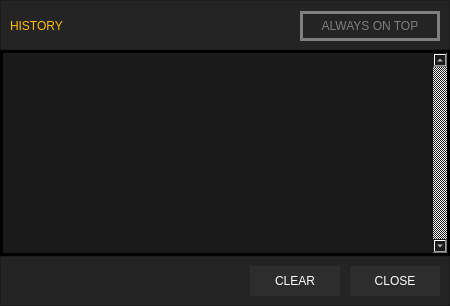
<?xml version="1.0" encoding="UTF-8"?>
<ui version="4.0">
 <class>Dialog</class>
 <widget class="QDialog" name="Dialog">
  <property name="geometry">
   <rect>
    <x>0</x>
    <y>0</y>
    <width>450</width>
    <height>306</height>
   </rect>
  </property>
  <property name="minimumSize">
   <size>
    <width>450</width>
    <height>306</height>
   </size>
  </property>
  <property name="maximumSize">
   <size>
    <width>450</width>
    <height>306</height>
   </size>
  </property>
  <property name="windowTitle">
   <string>Dialog</string>
  </property>
  <property name="styleSheet">
   <string notr="true">background-color: #1a1a1a;
color: #ffffff;
font: 15px &quot;Lato Black&quot;</string>
  </property>
  <widget class="QFrame" name="title_bar">
   <property name="geometry">
    <rect>
     <x>0</x>
     <y>0</y>
     <width>450</width>
     <height>50</height>
    </rect>
   </property>
   <property name="font">
    <font>
     <family>Lato Black</family>
     <weight>50</weight>
     <italic>false</italic>
     <bold>false</bold>
    </font>
   </property>
   <property name="styleSheet">
    <string notr="true">background:#242424</string>
   </property>
   <property name="frameShape">
    <enum>QFrame::StyledPanel</enum>
   </property>
   <property name="frameShadow">
    <enum>QFrame::Raised</enum>
   </property>
   <widget class="QLabel" name="label">
    <property name="geometry">
     <rect>
      <x>10</x>
      <y>10</y>
      <width>161</width>
      <height>31</height>
     </rect>
    </property>
    <property name="styleSheet">
     <string notr="true">color: #ffbe00;
font: 23px &quot;Lato&quot;;</string>
    </property>
    <property name="text">
     <string>HISTORY</string>
    </property>
   </widget>
   <widget class="QPushButton" name="aot_button">
    <property name="geometry">
     <rect>
      <x>300</x>
      <y>11</y>
      <width>140</width>
      <height>30</height>
     </rect>
    </property>
    <property name="styleSheet">
     <string notr="true">QPushButton{
	color:#7f7f7f;
	background:transparent;
	border:3px solid #7f7f7f;
}
QPushButton:checked{
	color: #242424;
	background: #ffffff;
	border: none;
}</string>
    </property>
    <property name="text">
     <string>ALWAYS ON TOP</string>
    </property>
    <property name="checkable">
     <bool>true</bool>
    </property>
   </widget>
  </widget>
  <widget class="QFrame" name="frame_3">
   <property name="geometry">
    <rect>
     <x>0</x>
     <y>50</y>
     <width>450</width>
     <height>206</height>
    </rect>
   </property>
   <property name="styleSheet">
    <string notr="true">QFrame{
	background:transparent;
	border: 3px solid #000000
}</string>
   </property>
   <property name="frameShape">
    <enum>QFrame::StyledPanel</enum>
   </property>
   <property name="frameShadow">
    <enum>QFrame::Raised</enum>
   </property>
   <widget class="QListWidget" name="history_list">
    <property name="geometry">
     <rect>
      <x>30</x>
      <y>3</y>
      <width>417</width>
      <height>200</height>
     </rect>
    </property>
    <property name="styleSheet">
     <string notr="true">QListView{
	background: transparent;
	border:none;
	font: 15px &quot;Lato&quot;
}
QScrollBar{
	width: 10px;
	background: #252525;
	border:none;
	margin: 0px 0px 0px 0px;
}
QScrollBar::handle{
	background: #1a1a1a;
}
QScrollBar::add-line, QScrollBar::sub-line{
	border:none;
	background: none;
}
QScrollBar::add-page, QScrollBar::sub-page{
	border:none;
	background: none;
}</string>
    </property>
    <property name="verticalScrollBarPolicy">
     <enum>Qt::ScrollBarAlwaysOn</enum>
    </property>
    <property name="selectionMode">
     <enum>QAbstractItemView::NoSelection</enum>
    </property>
   </widget>
  </widget>
  <widget class="QFrame" name="frame_2">
   <property name="geometry">
    <rect>
     <x>0</x>
     <y>256</y>
     <width>450</width>
     <height>50</height>
    </rect>
   </property>
   <property name="styleSheet">
    <string notr="true">background:#242424</string>
   </property>
   <property name="frameShape">
    <enum>QFrame::StyledPanel</enum>
   </property>
   <property name="frameShadow">
    <enum>QFrame::Raised</enum>
   </property>
   <widget class="QPushButton" name="close_button">
    <property name="geometry">
     <rect>
      <x>350</x>
      <y>10</y>
      <width>90</width>
      <height>30</height>
     </rect>
    </property>
    <property name="styleSheet">
     <string notr="true">background:#2d2d2d;
border:none;</string>
    </property>
    <property name="text">
     <string>CLOSE</string>
    </property>
   </widget>
   <widget class="QPushButton" name="clear_button">
    <property name="geometry">
     <rect>
      <x>250</x>
      <y>10</y>
      <width>90</width>
      <height>30</height>
     </rect>
    </property>
    <property name="styleSheet">
     <string notr="true">background:#2d2d2d;
border:none;</string>
    </property>
    <property name="text">
     <string>CLEAR</string>
    </property>
   </widget>
  </widget>
 </widget>
 <resources/>
 <connections/>
</ui>
